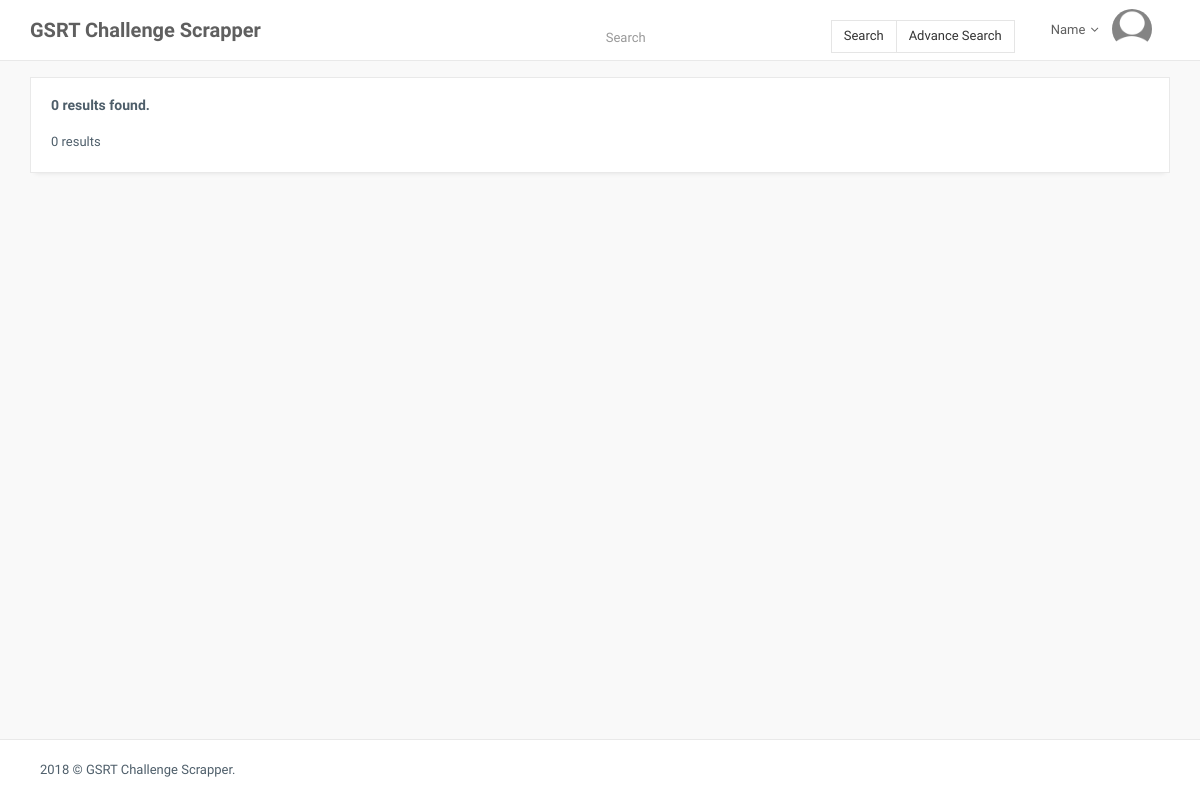
Before: /php/search.php?str=Sum square difference (signed in) with the older database file.
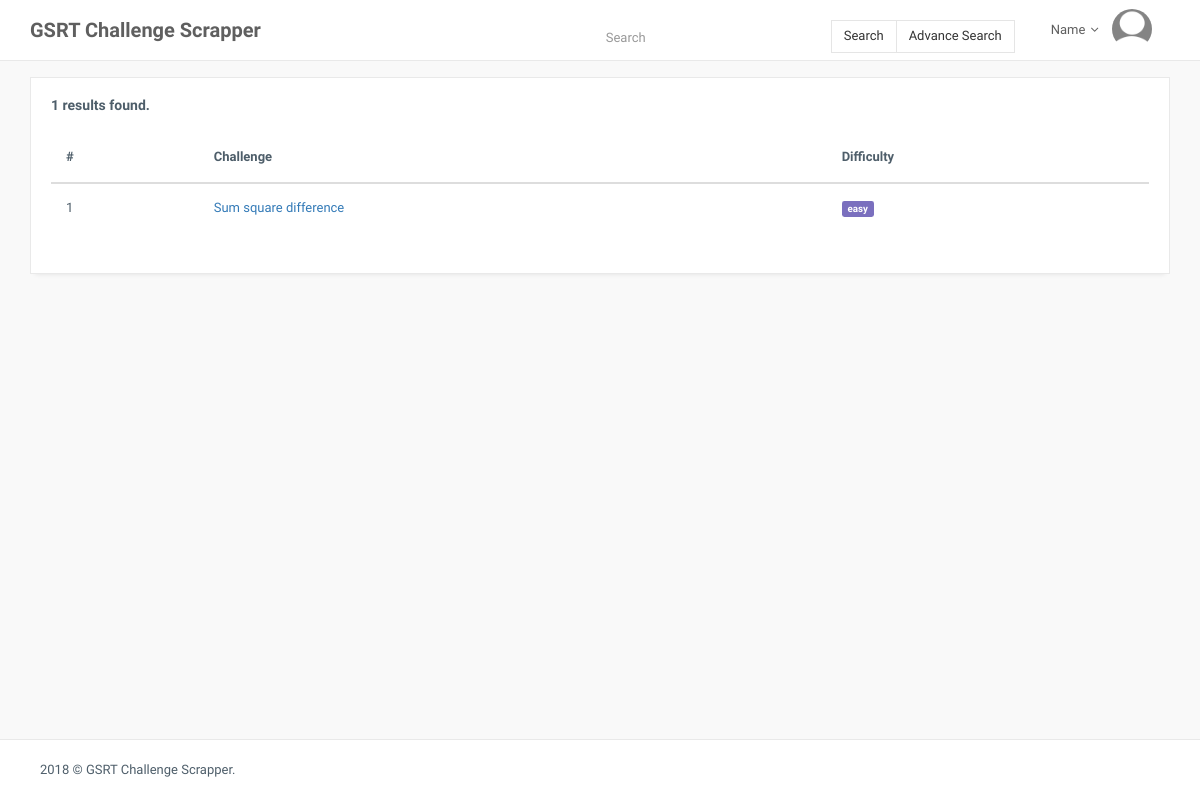
After: the same page with the newer database file.
### tables this page shows
CREATE TABLE IF NOT EXISTS `challenges` (
  `id` int(11) NOT NULL AUTO_INCREMENT,
  `title` varchar(255) NOT NULL,
  `difficulty` varchar(255) NOT NULL,
  `description` text NOT NULL,
  `hint` text NOT NULL,
  `note` text NOT NULL,
  `url` text NOT NULL,
  `solved` tinyint(1) NOT NULL,
  PRIMARY KEY (`id`)
);

### php/search.php (the view, shortened to what this page needs)
<?php
$servername = "localhost";
$username = "root";
$password = "root_123";
$dbname = "scraper";
$conn = new mysqli($servername, $username, $password, $dbname);
$sql = "SELECT * from challenges WHERE id > 0 ";
if(isset($_GET['str'])) {
	$str = $_GET['str'];
	$sql .= " AND title LIKE '%$str%'";
}
$result_ch = $conn->query($sql);
?>
<!DOCTYPE html>
<html>
    <head>
        <link href="assets/plugins/pace-master/themes/blue/pace-theme-flash.css" rel="stylesheet"/>
        <link href="assets/plugins/uniform/css/uniform.default.min.css" rel="stylesheet"/>
        <link href="assets/plugins/bootstrap/css/bootstrap.min.css" rel="stylesheet" type="text/css"/>
        <link href="assets/plugins/fontawesome/css/font-awesome.css" rel="stylesheet" type="text/css"/>
        <link href="assets/plugins/datatables/css/jquery.datatables.min.css" rel="stylesheet" type="text/css"/>
        <link href="assets/plugins/datatables/css/jquery.datatables_themeroller.css" rel="stylesheet" type="text/css"/>
		<link href="assets/css/animate.css" rel="stylesheet" type="text/css"/>
        <link href="assets/css/scrapper.css" rel="stylesheet" type="text/css"/>
        <link href="assets/css/flash.css" rel="stylesheet" type="text/css"/>
    </head>
    <body class="page-header-fixed compact-menu page-horizontal-bar">
        <main class="page-content content-wrap">
			<?php include_once("navbar.php"); ?>
            <div class="page-inner">
                <div class="page-title">
                    <div class="containe1r">
                        <h3>Dashboard</h3>
                    </div>
                </div>
			    <div id="main-wrapper" class="container">
                    <div class="row">
                        <div class="col-lg-12 col-md-12">
                            <div class="panel panel-white">
                                <div class="panel-heading clearfix">
                                    <h4 class="panel-title"><?php echo $result_ch->num_rows;  ?> results found.</h4>
                                </div>
                                <div class="panel-body">
                                   <div class="table-responsive">
                                    <?php
										   if ($result_ch->num_rows > 0) {
												echo "<table id=\"example\" class=\"display table\" style=\"width: 100%; cellspacing: 0;\">
													<thead>
                                               <tr>
                                                   <th>#</th>
                                                   <th>Challenge</th>
                                                   <th>Difficulty</th>
                                               </tr>
                                           </thead><tbody>";
												$i = 0;
												while($row = $result_ch->fetch_assoc()) {
													$i++;
													echo "<tr><td>".$i."</td><td><a href=\"challenge?id=".$row["id"]."\">".$row["title"]."</a></td><td><span class=\"label label-primary\">".$row["difficulty"]."</span></td></tr>";
												}
												echo "</table></tbody>";
											} else {
												echo "0 results";
											}
										   ?>
                                    </div>
                                </div>
                            </div>
                        </div>
                    </div>
                </div>
                <div class="page-footer">
                    <div class="container">
                        <p class="no-s">2018 © GSRT Challenge Scrapper.</p>
                    </div>
                </div>
            </div>
        </main>
    </body>
</html>

Changed rows visible on the page:
added challenges: title "Sum square difference", difficulty "easy"
Other visible differences:
$result_ch->num_rows: "0" → "1"
text no longer shown: "0 results"
text now shown: "# Challenge Difficulty"
